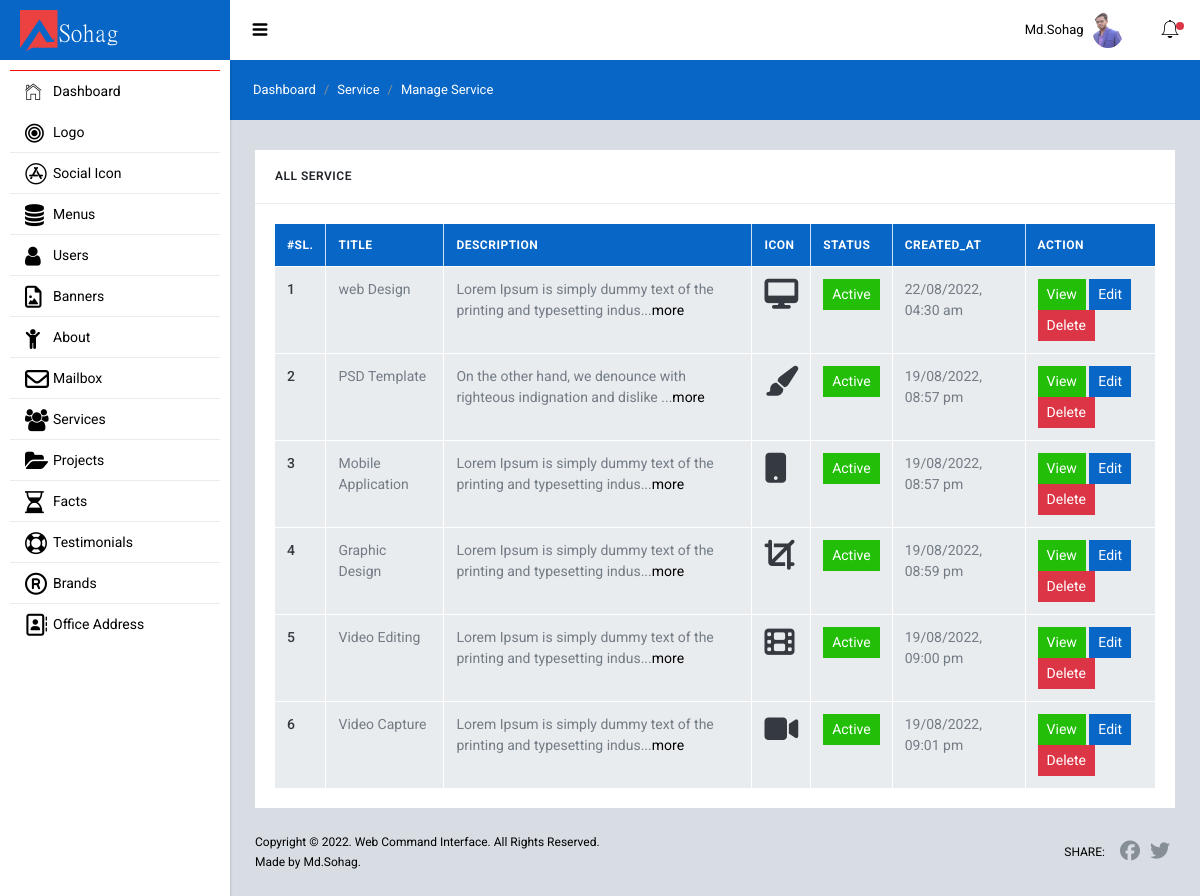
Page /admin/services/index.php (signed in) on the committed database.
### tables this page shows
CREATE TABLE `users` (
  `id` int(11) NOT NULL,
  `name` varchar(150) NOT NULL,
  `email` varchar(150) NOT NULL,
  `password` varchar(255) NOT NULL,
  `user_role` int(11) NOT NULL DEFAULT 4,
  `status` int(11) NOT NULL DEFAULT 0,
  `profile_image` varchar(255) DEFAULT NULL,
  `created_at` varchar(200) NOT NULL
);

CREATE TABLE `services` (
  `id` int(11) NOT NULL,
  `service_title` varchar(255) NOT NULL,
  `service_desc` text NOT NULL,
  `service_icon` text DEFAULT NULL,
  `service_status` int(11) NOT NULL DEFAULT 0,
  `created_at` varchar(255) NOT NULL
);

### admin/services/index.php (the view, shortened to what this page needs)
<?php
  require "../backend_includes/header.php";
  $all_service = "SELECT * FROM services";
  $all_service_query = mysqli_query($db, $all_service);
  $service_row_check = mysqli_num_rows($all_service_query);
?>
  <div class="sl-mainpanel">
    <nav class="breadcrumb sl-breadcrumb">
      <a class="breadcrumb-item" href="/sohag/admin/dashboard.php">Dashboard</a>
      <a class="breadcrumb-item" href="/sohag/admin/services/index.php">Service</a>
      <span class="breadcrumb-item active">Manage Service</span>
    </nav>
    <div class="sl-pagebody">
      <div class="row row-sm mg-t-5">
        <div class="col-lg-12 mg-t-20 mg-lg-t-0">
          <div class="card">
            <div class="card-header pd-20 bg-transparent bd-b bd-gray-200">
              <h6 class="card-title tx-uppercase tx-12 mg-b-0">All Service</h6>
            </div>
              <div class="card-body bd-color-gray-lighter rounded-bottom">
                <div class="dashbord-content">
                  <?php if ($service_row_check == 0) : ?>
                    <div class="alert alert-warning" role="alert">
                      <h4 class="text-center text-danger">No Data Found In Service Table!</h4>
                    </div>
                  <?php else : ?>
                    <div class="table-responsive">
                      <table class="table table-hover table-bordered mg-b-0">
                        <thead class="bg-primary">
                          <tr>
                            <th scope="col">#Sl.</th>
                            <th scope="col">Title</th>
                            <th scope="col">Description</th>
                            <th scope="col">Icon</th>
                            <th scope="col">Status</th>
                            <th scope="col">Created_At</th>
                            <th scope="col">Action</th>
                          </tr>
                        </thead>
                          <tbody>
                            <?php foreach($all_service_query as $service_id => $service_value) :  ?>
                              <tr>
                                <th scope="row"><?= $service_id+1; ?></th>
                                <td><?= $service_value['service_title']; ?></td>
                                <td>
                                  <?php
                                    $url = '/sohag/admin/services/service_view.php?id='.$service_value['id'];
                                    $message_short = substr($service_value['service_desc'],0,70);
                                    echo $message_short."...".'<a target="_blank" href='.$url.'>more</a>';
                                  ?>
                                </td>
                                <td>
                                  <i class="text-dark <?= $service_value['service_icon']; ?>" style="font-size: 30px;"></i>
                                </td>
                                <td>
                                  <?php if ($service_value['service_status'] == 1) : ?>
                                    <a href="service_status.php?active_id=<?=$service_value['id']; ?>" class="btn btn-success btn-sm">Active</a>
                                  <?php elseif ($service_value['service_status'] == 0) : ?>
                                    <a href="service_status.php?inactive_id=<?=$service_value['id']; ?>"  class="btn btn-secondary btn-sm">In-Active</a>
                                  <?php endif; ?>
                                </td>
                                <td>
                                  <?= date("d/m/Y, h:i a",strtotime($service_value['created_at'])); ?>
                                </td>
                                <td>
                                  <a href="service_view.php?id=<?= $service_value['id']; ?>" target="_blank" class="btn btn-success btn-sm">View</a>
                                  <?php if ($login_user_info['user_role'] <= 2) : ?>
                                    <a href="service_edit.php?id=<?= $service_value['id']; ?>" target="_blank" class="btn btn-primary btn-sm">Edit</a>
                                    <button type="button" id="service_delete.php?delete_id=<?= $service_value['id']; ?>" class="btn btn-danger btn-sm delete_service">Delete</button>
                                  <?php endif; ?>
                                </td>
                              </tr>
                            <?php endforeach; ?>
                          </tbody>
                      </table>
                    </div>
                  <?php endif; ?>
                </div>
              </div>
          </div>
        </div>
      </div>
    </div>
    <footer class="sl-footer">
      <div class="footer-left">
      <div class="mg-b-2">Copyright &copy; 2022. Web Command Interface. All Rights Reserved.</div>
                <div>Made by Md.Sohag.</div>
      </div>
      <div class="footer-right d-flex align-items-center">
        <span class="tx-uppercase mg-r-10">Share:</span>
        <a target="_blank" class="pd-x-5" href="https://www.facebook.com/"><i class="fa fa-facebook tx-20"></i></a>
        <a target="_blank" class="pd-x-5" href="https://twitter.com/"><i class="fa fa-twitter tx-20"></i></a>
      </div>
    </footer>
  </div>
<?php require "../backend_includes/footer.php"; ?>

### admin/backend_includes/header.php (shortened to what this page needs)
<?php
  require "db.php";
  $login_user_id    = isset($_COOKIE['login_user']) ? $_COOKIE['login_user'] : $_SESSION['login_user_id'];
  $login_user_data  = "SELECT * FROM users WHERE id=$login_user_id";
  $login_user_query = mysqli_query($db,$login_user_data);
  $login_user_info  = mysqli_fetch_assoc($login_user_query);
?>
<!DOCTYPE html>
<html lang="en">
  <head>
    <link href="/sohag/admin/backend_assets/lib/font-awesome/css/font-awesome.css" rel="stylesheet">
    <link href="/sohag/admin/backend_assets/lib/Ionicons/css/ionicons.css" rel="stylesheet">
    <link href="/sohag/admin/backend_assets/lib/perfect-scrollbar/css/perfect-scrollbar.css" rel="stylesheet">
    <link href="/sohag/admin/backend_assets/lib/rickshaw/rickshaw.min.css" rel="stylesheet">
    <link href="/sohag/admin/backend_assets/lib/medium-editor/medium-editor.css" rel="stylesheet">
    <link href="/sohag/admin/backend_assets/lib/medium-editor/default.css" rel="stylesheet">
    <link href="/sohag/admin/backend_assets/lib/summernote/summernote-bs4.css" rel="stylesheet">
    <link rel="stylesheet" href="/sohag/admin/backend_assets/css/starlight.css">
    <link rel="stylesheet" href="/sohag/admin/backend_assets/css/custom.css">
  </head>
  <body>
    <div class="sl-logo"><a href=""> <img width="100" src="../admin/uploads/logo/17.png" alt="Logo"></a></div>
    <div class="sl-sideleft">
      <div class="sl-sideleft-menu">
        <a href="/sohag/admin/dashboard.php" class="sl-menu-link active">
          <div class="sl-menu-item">
            <i class="menu-item-icon icon ion-ios-home-outline tx-22"></i>
            <span class="menu-item-label">Dashboard</span>
          </div>
        </a>
        <a href="#" class="sl-menu-link">
          <div class="sl-menu-item">
            <i class="menu-item-icon fa fa-bullseye tx-22"></i>
            <span class="menu-item-label">Logo</span>
            <i class="menu-item-arrow fa fa-angle-down"></i>
          </div>
        </a>
        <a href="#" class="sl-menu-link">
          <div class="sl-menu-item">
            <i class="menu-item-icon fa fa-app-store tx-22"></i>
            <span class="menu-item-label">Social Icon</span>
            <i class="menu-item-arrow fa fa-angle-down"></i>
          </div>
        </a>
        <a href="#" class="sl-menu-link">
          <div class="sl-menu-item">
            <i class="menu-item-icon fa fa-database tx-22"></i>
            <span class="menu-item-label">Menus</span>
            <i class="menu-item-arrow fa fa-angle-down"></i>
          </div>
        </a>
        <a href="#" class="sl-menu-link">
          <div class="sl-menu-item">
            <i class="menu-item-icon 	fa fa-user tx-22"></i>
            <span class="menu-item-label">Users</span>
            <i class="menu-item-arrow fa fa-angle-down"></i>
          </div>
        </a>
        <a href="#" class="sl-menu-link">
          <div class="sl-menu-item">
            <i class="menu-item-icon fa fa-file-picture-o tx-22"></i>
            <span class="menu-item-label">Banners</span>
            <i class="menu-item-arrow fa fa-angle-down"></i>
          </div>
        </a>
        <a href="#" class="sl-menu-link">
          <div class="sl-menu-item">
            <i class="menu-item-icon fa fa-child tx-22"></i>
            <span class="menu-item-label">About</span>
            <i class="menu-item-arrow fa fa-angle-down"></i>
          </div>
        </a>
        <?php if ($login_user_info['user_role'] <= 2) : ?>
          <a href="/sohag/admin/messages/index.php" class="sl-menu-link">
            <div class="sl-menu-item">
              <i class="menu-item-icon fa fa-envelope-o  tx-24"></i>
              <span class="menu-item-label">Mailbox</span>
            </div>
          </a>
        <?php endif; ?>
        <a href="#" class="sl-menu-link">
          <div class="sl-menu-item">
            <i class="menu-item-icon fa fa-group tx-22"></i>
            <span class="menu-item-label">Services</span>
            <i class="menu-item-arrow fa fa-angle-down"></i>
          </div>
        </a>
        <a href="#" class="sl-menu-link">
          <div class="sl-menu-item">
            <i class="menu-item-icon fa fa-folder-open tx-22"></i>
            <span class="menu-item-label">Projects</span>
            <i class="menu-item-arrow fa fa-angle-down"></i>
          </div>
        </a>
        <a href="#" class="sl-menu-link">
          <div class="sl-menu-item">
            <i class="menu-item-icon fa fa-hourglass-half tx-22"></i>
            <span class="menu-item-label">Facts</span>
            <i class="menu-item-arrow fa fa-angle-down"></i>
          </div>
        </a>
        <a href="#" class="sl-menu-link">
          <div class="sl-menu-item">
            <i class="menu-item-icon fa fa-life-bouy tx-22"></i>
            <span class="menu-item-label">Testimonials</span>
            <i class="menu-item-arrow fa fa-angle-down"></i>
          </div>
        </a>
        <a href="#" class="sl-menu-link">
          <div class="sl-menu-item">
            <i class="menu-item-icon fa fa-registered tx-22"></i>
            <span class="menu-item-label">Brands</span>
            <i class="menu-item-arrow fa fa-angle-down"></i>
          </div>
        </a>
        <a href="#" class="sl-menu-link">
          <div class="sl-menu-item">
            <i class="menu-item-icon fa fa-address-book-o tx-22"></i>
            <span class="menu-item-label">Office Address</span>
            <i class="menu-item-arrow fa fa-angle-down"></i>
          </div>
        </a>
      </div>
      <br>
    </div>
    <div class="sl-header">
      <div class="sl-header-left">
        <div class="navicon-left hidden-md-down"><a id="btnLeftMenu" href=""><i class="icon ion-navicon-round"></i></a></div>
      </div>
      <div class="sl-header-right">
        <nav class="nav">
          <div class="dropdown">
            <a href="" class="nav-link nav-link-profile" data-toggle="dropdown">
              <span class="logged-name"><span class="hidden-md-down"><?= $login_user_info['name']; ?></span></span>
              <?php if (!empty($login_user_info['profile_image'])) { ?>
                <img src="/sohag/admin/uploads/users/<?= $login_user_info['profile_image']; ?>" class="wd-32 rounded-circle" alt="">
              <?php } ?>
            </a>
          </div>
        </nav>
        <?php if ($login_user_info['user_role'] <= 2) : ?>
          <div class="navicon-right">
            <a id="btnRightMenu" href="" class="pos-relative">
              <i class="icon ion-ios-bell-outline"></i>
              <span class="square-8 bg-danger"></span>
            </a>
          </div>
        <?php endif; ?>
      </div>
    </div>

### rows in the picture
users: name "Md.Sohag", profile_image (picture)
services: service_title "web Design", service_desc "Lorem Ipsum is simply dummy text of the printing and typesetting indus", created_at "22/08/2022, 04:30 am"
services: service_title "PSD Template", service_desc "On the other hand, we denounce with righteous indignation and dislike", created_at "19/08/2022, 08:57 pm"
services: service_title "Mobile Application", service_desc "Lorem Ipsum is simply dummy text of the printing and typesetting indus", created_at "19/08/2022, 08:57 pm"
services: service_title "Graphic Design", service_desc "Lorem Ipsum is simply dummy text of the printing and typesetting indus", created_at "19/08/2022, 08:59 pm"
services: service_title "Video Editing", service_desc "Lorem Ipsum is simply dummy text of the printing and typesetting indus", created_at "19/08/2022, 09:00 pm"
services: service_title "Video Capture", service_desc "Lorem Ipsum is simply dummy text of the printing and typesetting indus", created_at "19/08/2022, 09:01 pm"
